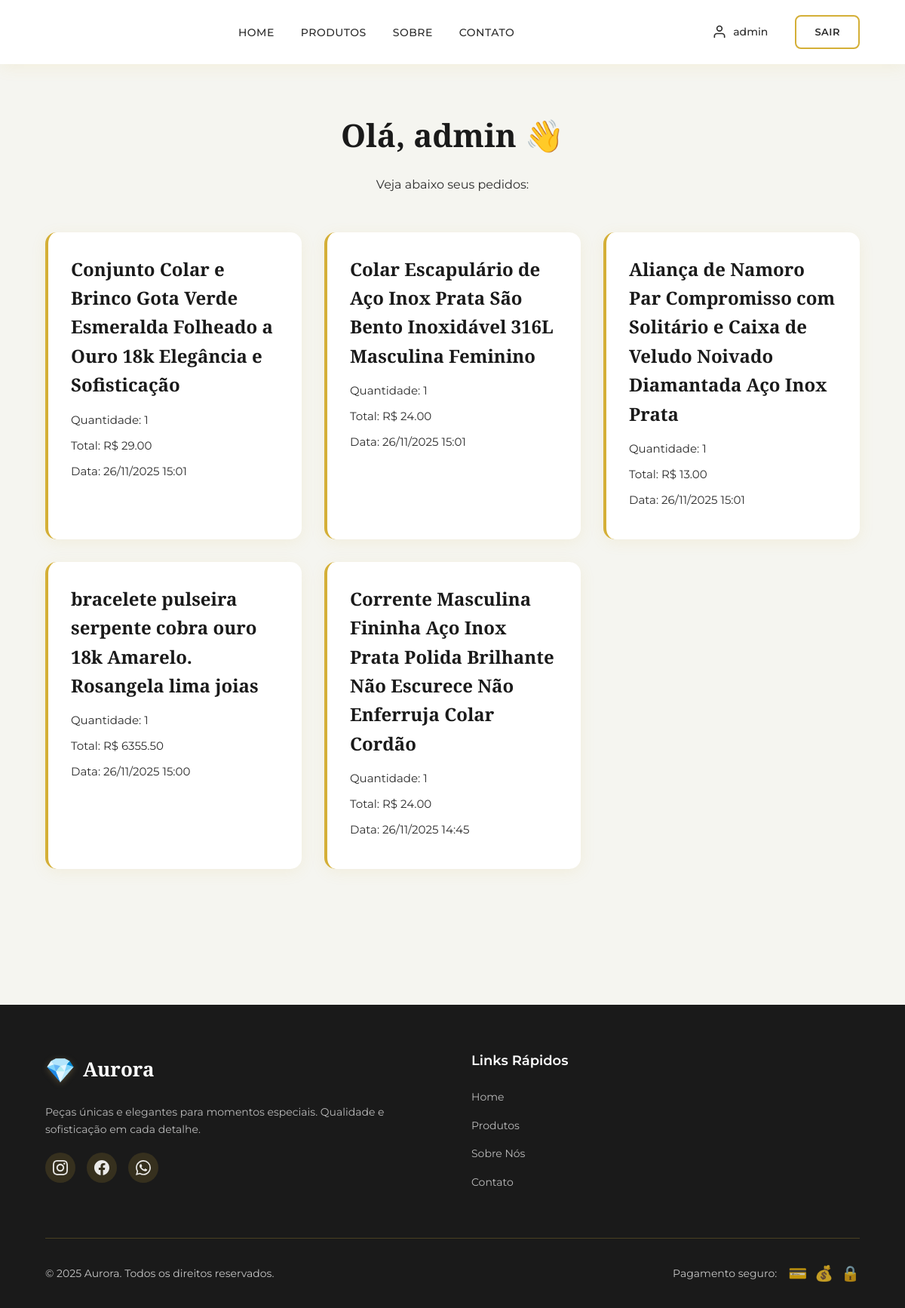
Page /perfil (signed in) on the committed database.
### app/models.py (models this page shows, shortened)
class Pedido(models.Model):
    usuario = models.ForeignKey(User, on_delete=models.CASCADE)
    produto = models.ForeignKey(Produto, on_delete=models.CASCADE)
    quantidade = models.PositiveIntegerField()
    total = models.DecimalField(max_digits=10, decimal_places=2)
    data = models.DateTimeField(auto_now_add=True)

class Produto (models.Model):
    nome = models.CharField(max_length=150)
    estoque = models.PositiveIntegerField()
    preco = models.DecimalField(max_digits=10, decimal_places=2)
    descricao = models.TextField()
    foto = models.ImageField(upload_to="produtos/", blank=True, null=True)
    criado_em = models.DateTimeField(auto_now_add=True)
    atualizado_em = models.DateTimeField(auto_now=True)

### app/views.py (the view)
# urls.py: path("perfil", views.perfil, name="perfil"),
@login_required(login_url='loginUsuario')
def perfil(request):
    usuario = request.user
    pedidos = Pedido.objects.filter(usuario=usuario).order_by("-data")
    return render(request, "perfil.html", {"usuario":usuario, "pedidos":pedidos})

### app/templates/perfil.html (shortened to what this page needs)
{% extends "template.html" %}
{% block content %}
<h2>Olá, {{ usuario.username }} 👋</h2>
<p>Veja abaixo seus pedidos:</p>
{% if pedidos %}
    <div class="lista-pedidos">
        {% for pedido in pedidos %}
        <div class="card-pedido">
            <h3>{{ pedido.produto.nome }}</h3>
            <p>Quantidade: {{ pedido.quantidade }}</p>
            <p>Total: R$ {{ pedido.total }}</p>
            <p>Data: {{ pedido.data|date:"d/m/Y H:i" }}</p>
        </div>
        {% endfor %}
    </div>
{% else %}
    <p>Você ainda não fez nenhuma compra.</p>
{% endif %}
{% endblock %}

### app/templates/template.html (shortened to what this page needs)
{% load static %}
<!DOCTYPE html>
<html lang="pt-br">
<head>
    <link rel="stylesheet" href="{% static 'styles/style.css' %}">
</head>
<body>
    <header class="header-main">
        <nav class="navbar">
            <div class="navbar-container">
                <ul class="menu" role="navigation">
                    <li><a href="/" class="menu-link">Home</a></li>
                    <li><a href="#produtos" class="menu-link">Produtos</a></li>
                    <li><a href="#sobre" class="menu-link">Sobre</a></li>
                    <li><a href="#contato" class="menu-link">Contato</a></li>
                </ul>
                <div class="navbar-actions">
                    {% if request.user.is_authenticated %}
                        <a href="{% url 'perfil' %}" class="user-profile" title="Meu Perfil">
                            <svg width="20" height="20" viewBox="0 0 24 24" fill="none" stroke="currentColor" stroke-width="2" stroke-linecap="round" stroke-linejoin="round">
                                <path d="M20 21v-2a4 4 0 0 0-4-4H8a4 4 0 0 0-4 4v2"></path>
                                <circle cx="12" cy="7" r="4"></circle>
                            </svg>
                            <span>{{ request.session.nome_usuario|default:request.user.username }}</span>
                        </a>
                        <a href="{% url 'logoutUsuario' %}" class="btn-logout">Sair</a>
                    {% else %}
                        <a href="{% url 'loginUsuario' %}" class="btn-login">Entrar</a>
                        <a href="{% url 'salvarUsuario' %}" class="btn-signup">Cadastrar</a>
                    {% endif %}
                </div>
            </div>
        </nav>
    </header>
    <main class="main-content">
        {% block content %}
        {% endblock %}
    </main>
    <footer class="footer-main">
        <div class="footer-container">
            <div class="footer-content">
                <div class="footer-section">
                    <h3 class="footer-logo">
                        <span class="logo-icon">💎</span>
                        Aurora
                    </h3>
                    <p class="footer-description">
                        Peças únicas e elegantes para momentos especiais.
                        Qualidade e sofisticação em cada detalhe.
                    </p>
                    <div class="footer-social">
                        <a href="#" class="social-link" aria-label="Siga-nos no Instagram" title="Instagram">
                        </a>
                        <a href="#" class="social-link" aria-label="Siga-nos no Facebook" title="Facebook">
                        </a>
                        <a href="#" class="social-link" aria-label="Fale conosco no WhatsApp" title="WhatsApp">
                        </a>
                    </div>
                </div>
                <div class="footer-section">
                    <h4 class="footer-title">Links Rápidos</h4>
                    <ul class="footer-links">
                        <li><a href="/">Home</a></li>
                        <li><a href="#produtos">Produtos</a></li>
                        <li><a href="#sobre">Sobre Nós</a></li>
                        <li><a href="#contato">Contato</a></li>
                    </ul>
                </div>
            </div>
            <div class="footer-bottom">
                <p>&copy; 2025 Aurora. Todos os direitos reservados.</p>
                <div class="footer-payment">
                    <span>Pagamento seguro:</span>
                    <div class="payment-icons">
                        <span title="Cartão de Crédito">💳</span>
                        <span title="PIX">💰</span>
                        <span title="Transação Segura">🔒</span>
                    </div>
                </div>
            </div>
        </div>
    </footer>
</body>
</html>

### rows in the picture
Pedido: produto.nome "Conjunto Colar e Brinco Gota Verde Esmeralda Folheado a Ouro 18k Elegância e Sofisticação", quantidade "1", total "29.00", data "26/11/2025 15:01"
Pedido: produto.nome "Colar Escapulário de Aço Inox Prata São Bento Inoxidável 316L Masculina Feminino", quantidade "1", total "24.00", data "26/11/2025 15:01"
Pedido: produto.nome "Aliança de Namoro Par Compromisso com Solitário e Caixa de Veludo Noivado Diamantada Aço Inox Prata", quantidade "1", total "13.00", data "26/11/2025 15:01"
Pedido: produto.nome "bracelete pulseira serpente cobra ouro 18k Amarelo. Rosangela lima joias", quantidade "1", total "6355.50", data "26/11/2025 15:00"
Pedido: produto.nome "Corrente Masculina Fininha Aço Inox Prata Polida Brilhante Não Escurece Não Enferruja Colar Cordão", quantidade "1", total "24.00", data "26/11/2025 14:45"

### other values in the picture
{{ request.session.nome_usuario|default:request.user.username }} "admin"
{{ usuario.username }} "admin"
